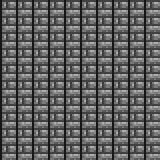

Below is a game level as drawn by its tile map, then a one-line description and the .tmx file that defines it, in full:
An orthogonal 10x10 tile map with 16x16 px tiles, 1 tile layer (块层 1).

<map version="1.0" orientation="orthogonal" renderorder="right-down" width="10" height="10" tilewidth="16" tileheight="16">
 <tileset firstgid="1" name="test" tilewidth="16" tileheight="16" spacing="2">
  <image source="test.png" width="288" height="270" />
 </tileset>
 <layer name="块层 1" width="10" height="10">
  <data>
   <tile gid="1" />
   <tile gid="1" />
   <tile gid="1" />
   <tile gid="1" />
   <tile gid="1" />
   <tile gid="1" />
   <tile gid="1" />
   <tile gid="1" />
   <tile gid="1" />
   <tile gid="1" />
   <tile gid="1" />
   <tile gid="1" />
   <tile gid="1" />
   <tile gid="1" />
   <tile gid="1" />
   <tile gid="1" />
   <tile gid="1" />
   <tile gid="1" />
   <tile gid="1" />
   <tile gid="1" />
   <tile gid="1" />
   <tile gid="1" />
   <tile gid="1" />
   <tile gid="1" />
   <tile gid="1" />
   <tile gid="1" />
   <tile gid="1" />
   <tile gid="1" />
   <tile gid="1" />
   <tile gid="1" />
   <tile gid="1" />
   <tile gid="1" />
   <tile gid="1" />
   <tile gid="1" />
   <tile gid="1" />
   <tile gid="1" />
   <tile gid="1" />
   <tile gid="1" />
   <tile gid="1" />
   <tile gid="1" />
   <tile gid="1" />
   <tile gid="1" />
   <tile gid="1" />
   <tile gid="1" />
   <tile gid="1" />
   <tile gid="1" />
   <tile gid="1" />
   <tile gid="1" />
   <tile gid="1" />
   <tile gid="1" />
   <tile gid="1" />
   <tile gid="1" />
   <tile gid="1" />
   <tile gid="1" />
   <tile gid="1" />
   <tile gid="1" />
   <tile gid="1" />
   <tile gid="1" />
   <tile gid="1" />
   <tile gid="1" />
   <tile gid="1" />
   <tile gid="1" />
   <tile gid="1" />
   <tile gid="1" />
   <tile gid="1" />
   <tile gid="1" />
   <tile gid="1" />
   <tile gid="1" />
   <tile gid="1" />
   <tile gid="1" />
   <tile gid="1" />
   <tile gid="1" />
   <tile gid="1" />
   <tile gid="1" />
   <tile gid="1" />
   <tile gid="1" />
   <tile gid="1" />
   <tile gid="1" />
   <tile gid="1" />
   <tile gid="1" />
   <tile gid="1" />
   <tile gid="1" />
   <tile gid="1" />
   <tile gid="1" />
   <tile gid="1" />
   <tile gid="1" />
   <tile gid="1" />
   <tile gid="1" />
   <tile gid="1" />
   <tile gid="1" />
   <tile gid="1" />
   <tile gid="1" />
   <tile gid="1" />
   <tile gid="1" />
   <tile gid="1" />
   <tile gid="1" />
   <tile gid="1" />
   <tile gid="1" />
   <tile gid="1" />
   <tile gid="1" />
  </data>
 </layer>
</map>
